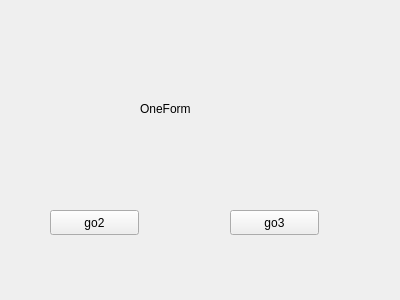
<?xml version="1.0" encoding="UTF-8"?>
<ui version="4.0">
 <class>OneForm</class>
 <widget class="QWidget" name="OneForm">
  <property name="geometry">
   <rect>
    <x>0</x>
    <y>0</y>
    <width>400</width>
    <height>300</height>
   </rect>
  </property>
  <property name="windowTitle">
   <string>Form</string>
  </property>
  <widget class="QLabel" name="label">
   <property name="geometry">
    <rect>
     <x>140</x>
     <y>100</y>
     <width>67</width>
     <height>17</height>
    </rect>
   </property>
   <property name="text">
    <string>OneForm</string>
   </property>
  </widget>
  <widget class="QPushButton" name="btn_go2">
   <property name="geometry">
    <rect>
     <x>50</x>
     <y>210</y>
     <width>89</width>
     <height>25</height>
    </rect>
   </property>
   <property name="text">
    <string>go2</string>
   </property>
  </widget>
  <widget class="QPushButton" name="btn_go3">
   <property name="geometry">
    <rect>
     <x>230</x>
     <y>210</y>
     <width>89</width>
     <height>25</height>
    </rect>
   </property>
   <property name="text">
    <string>go3</string>
   </property>
  </widget>
 </widget>
 <resources/>
 <connections/>
</ui>
